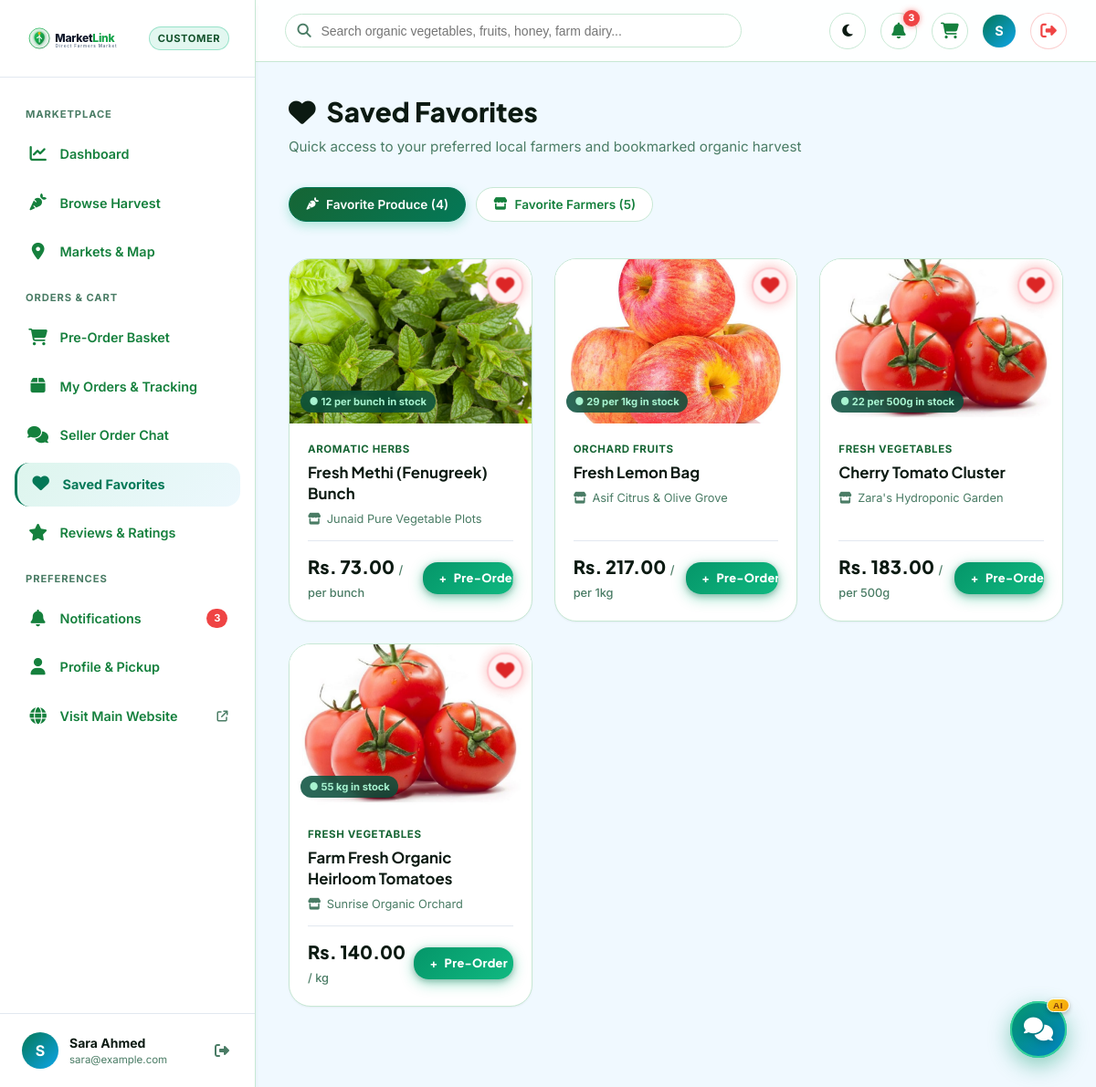
/customer/favorites.php (signed in), run on the app's committed database.
### tables this page shows
CREATE TABLE `customer_profiles` (
  `customer_id` int(11) NOT NULL,
  `full_name` varchar(100) NOT NULL,
  `default_address` text DEFAULT NULL,
  `saved_latitude` decimal(10,8) DEFAULT NULL,
  `saved_longitude` decimal(11,8) DEFAULT NULL,
  `created_at` datetime DEFAULT current_timestamp()
);

CREATE TABLE `users` (
  `user_id` int(11) NOT NULL,
  `username` varchar(50) NOT NULL,
  `email` varchar(100) NOT NULL,
  `password_hash` varchar(255) NOT NULL,
  `role` enum('admin','farmer','customer') NOT NULL,
  `status` enum('active','suspended','inactive') DEFAULT 'active',
  `phone_number` varchar(20) DEFAULT NULL,
  `profile_image` varchar(255) DEFAULT NULL,
  `created_at` datetime DEFAULT current_timestamp(),
  `updated_at` datetime DEFAULT current_timestamp() ON UPDATE current_timestamp()
);

CREATE TABLE `favorite_products` (
  `favorite_id` int(11) NOT NULL,
  `customer_id` int(11) NOT NULL,
  `product_id` int(11) NOT NULL,
  `created_at` datetime DEFAULT current_timestamp()
);

CREATE TABLE `products` (
  `product_id` int(11) NOT NULL,
  `farmer_id` int(11) NOT NULL,
  `category_id` int(11) NOT NULL,
  `product_name` varchar(100) NOT NULL,
  `description` text DEFAULT NULL,
  `unit` varchar(30) NOT NULL,
  `is_recurring_template` tinyint(1) DEFAULT 1,
  `image_url` varchar(255) DEFAULT NULL,
  `created_at` datetime DEFAULT current_timestamp(),
  `updated_at` datetime DEFAULT current_timestamp() ON UPDATE current_timestamp()
);

CREATE TABLE `product_categories` (
  `category_id` int(11) NOT NULL,
  `category_name` varchar(50) NOT NULL,
  `description` varchar(255) DEFAULT NULL,
  `category_image` varchar(255) DEFAULT NULL,
  `is_active` tinyint(1) DEFAULT 1,
  `created_at` datetime DEFAULT current_timestamp()
);

CREATE TABLE `farmer_profiles` (
  `farmer_id` int(11) NOT NULL,
  `stall_name` varchar(120) NOT NULL,
  `contact_person` varchar(100) NOT NULL,
  `business_phone` varchar(20) NOT NULL,
  `business_email` varchar(100) DEFAULT NULL,
  `description` text DEFAULT NULL,
  `address` text NOT NULL,
  `latitude` decimal(10,8) NOT NULL,
  `longitude` decimal(11,8) NOT NULL,
  `order_cutoff_time` time DEFAULT '18:00:00',
  `approval_status` enum('pending','approved','rejected','suspended') DEFAULT 'pending',
  `created_at` datetime DEFAULT current_timestamp(),
  `updated_at` datetime DEFAULT current_timestamp() ON UPDATE current_timestamp()
);

### config/db.php (called while the page is built, shortened)
<?php
function resolveImageUrl(?string $imageUrl, string $fallback = ''): string {
    return BASE_URL . '/' . ltrim($imageUrl, '/');
}

### customer/favorites.php (the view, shortened to what this page needs)
<?php
$activePage = 'favorites';
require_once __DIR__ . '/includes/customer_header.php';
$currentTab = $_GET['tab'] ?? 'products';
$favProdStmt = $pdo->prepare("SELECT fp_fav.favorite_id, fp_fav.created_at as saved_at,
                                     p.product_id, p.product_name, p.unit, p.image_url,
                                     pc.category_name,
                                     fp.stall_name,
                                     wi.stall_id, wi.price, wi.stock_quantity, wi.is_available
                              FROM favorite_products fp_fav
                              JOIN products p ON fp_fav.product_id = p.product_id
                              JOIN product_categories pc ON p.category_id = pc.category_id
                              JOIN farmer_profiles fp ON p.farmer_id = fp.farmer_id
                              LEFT JOIN weekly_inventory wi ON p.product_id = wi.product_id
                              WHERE fp_fav.customer_id = :uid AND fp.approval_status = 'approved'
                              GROUP BY p.product_id
                              ORDER BY fp_fav.favorite_id DESC");
$favProdStmt->execute([':uid' => $currentUserId]);
$favProducts = $favProdStmt->fetchAll();
$favFarmStmt = $pdo->prepare("SELECT ff.favorite_id, ff.created_at as saved_at,
                                     fp.farmer_id, fp.stall_name, fp.contact_person, fp.business_phone, fp.description,
                                     m.market_name, m.operating_days, m.operating_hours,
                                     fms.stall_number_location, fms.market_id
                              FROM favorite_farmers ff
                              JOIN farmer_profiles fp ON ff.farmer_id = fp.farmer_id
                              LEFT JOIN farmer_market_stalls fms ON fp.farmer_id = fms.farmer_id
                              LEFT JOIN markets m ON fms.market_id = m.market_id
                              WHERE ff.customer_id = :uid AND fp.approval_status = 'approved'
                              GROUP BY fp.farmer_id
                              ORDER BY ff.favorite_id DESC");
$favFarmStmt->execute([':uid' => $currentUserId]);
$favFarmers = $favFarmStmt->fetchAll();
?>
<div class="page-header-row">
  <div>
    <h1 class="page-heading">
      <span><i class="fa-solid fa-heart" aria-hidden="true"></i></span> Saved Favorites
    </h1>
    <p class="page-subheading">
      Quick access to your preferred local farmers and bookmarked organic harvest
    </p>
  </div>
</div>
<div class="filter-pills-row" style="margin-bottom:2rem;">
  <a href="<?= BASE_URL ?>/customer/favorites.php?tab=products" class="filter-pill <?= ($currentTab === 'products') ? 'active' : '' ?>">
    <i class="fa-solid fa-carrot" aria-hidden="true"></i> Favorite Produce (<?= count($favProducts) ?>)
  </a>
  <a href="<?= BASE_URL ?>/customer/favorites.php?tab=farmers" class="filter-pill <?= ($currentTab === 'farmers') ? 'active' : '' ?>">
    <i class="fa-solid fa-store" aria-hidden="true"></i> Favorite Farmers (<?= count($favFarmers) ?>)
  </a>
</div>
<?php if ($currentTab === 'products'): ?>
  <?php if (!empty($favProducts)): ?>
    <div class="products-catalog-grid">
      <?php foreach ($favProducts as $prod): ?>
        <div class="product-item-card" id="fav-prod-card-<?= $prod['product_id'] ?>">
          <div class="product-thumb-container">
            <img src="<?= htmlspecialchars(resolveImageUrl($prod['image_url'])) ?>" alt="" class="product-thumb-img" onerror="this.onerror=null; this.src='<?= BASE_URL ?>/assets/images/cat-vegetables.svg';">
            <button type="button" class="product-fav-btn js-fav-toggle is-favorite"
                    data-type="product" data-id="<?= $prod['product_id'] ?>" title="Remove from favorites" aria-label="Remove favorite">
              <i class="fa-solid fa-heart" aria-hidden="true"></i>
            </button>
            <span class="product-stock-tag">
              ● <?= (int)$prod['stock_quantity'] ?> <?= htmlspecialchars($prod['unit']) ?> in stock
            </span>
          </div>
          <div class="product-card-body">
            <div class="product-category-label"><?= htmlspecialchars($prod['category_name']) ?></div>
            <h4 class="product-card-title"><?= htmlspecialchars($prod['product_name']) ?></h4>
            <div class="product-farmer-meta">
              <span><i class="fa-solid fa-store" aria-hidden="true"></i></span> <span><?= htmlspecialchars($prod['stall_name']) ?></span>
            </div>
            <div class="product-card-price-row">
              <div>
                <span class="product-price-val">Rs. <?= number_format($prod['price'], 2) ?></span>
                <span class="product-unit-val">/ <?= htmlspecialchars($prod['unit']) ?></span>
              </div>
              <button type="button" class="btn-add-cart" onclick="addToPreOrder(<?= $prod['product_id'] ?>, <?= $prod['stall_id'] ?? 1 ?>, 1)">
                <span>+</span> Pre-Order
              </button>
            </div>
          </div>
        </div>
      <?php endforeach; ?>
    </div>
  <?php endif; ?>
<?php endif; ?>
<?php require_once __DIR__ . '/includes/customer_footer.php'; ?>

### customer/includes/customer_header.php (shortened to what this page needs)
<?php
require_once __DIR__ . '/../../config/db.php';
$pdo = getDBConnection();
$currentUserId = $_SESSION['user_id'];
$stmt = $pdo->prepare("SELECT u.user_id, u.username, u.email, u.phone_number, cp.full_name, cp.default_address
                       FROM users u
                       LEFT JOIN customer_profiles cp ON u.user_id = cp.customer_id
                       WHERE u.user_id = :uid LIMIT 1");
$stmt->execute([':uid' => $currentUserId]);
$customerUser = $stmt->fetch();
$displayName = !empty($customerUser['full_name']) ? $customerUser['full_name'] : $customerUser['username'];
$unreadStmt = $pdo->prepare("SELECT COUNT(*) FROM notifications WHERE user_id = :uid AND is_read = 0");
$unreadStmt->execute([':uid' => $currentUserId]);
$unreadNotifsCount = (int)$unreadStmt->fetchColumn();
$activePage = $activePage ?? 'dashboard';
?>
<!DOCTYPE html>
<html lang="en">
<head>
  <link rel="stylesheet" href="https://cdnjs.cloudflare.com/ajax/libs/font-awesome/6.7.2/css/all.min.css">
  <link rel="stylesheet" href="<?= BASE_URL ?>/assets/css/main.css">
  <link rel="stylesheet" href="<?= BASE_URL ?>/assets/css/home.css">
  <link rel="stylesheet" href="<?= BASE_URL ?>/assets/css/customer.css">
  <link rel="stylesheet" href="<?= BASE_URL ?>/assets/css/responsive.css">
  <link rel="stylesheet" href="<?= BASE_URL ?>/assets/css/ai-assistant.css">
  <link rel="stylesheet" href="https://unpkg.com/leaflet@1.9.4/dist/leaflet.css"/>
</head>
<body>
<div class="customer-layout">
  <?php require_once __DIR__ . '/customer_sidebar.php'; ?>
  <div class="customer-main">
    <header class="customer-topbar">
      <div class="topbar-left">
        <form action="<?= BASE_URL ?>/customer/products.php" method="GET" class="topbar-search-box">
          <span class="topbar-search-icon"><i class="fa-solid fa-magnifying-glass" aria-hidden="true"></i></span>
          <input type="text" name="search" class="topbar-search-input" placeholder="Search organic vegetables, fruits, honey, farm dairy..." value="<?= htmlspecialchars($_GET['search'] ?? '') ?>">
        </form>
      </div>
      <div class="topbar-right">
        <button type="button" class="theme-toggle-btn" aria-label="Toggle theme mode" title="Toggle theme">
          <span class="theme-toggle-icon"><i class="fa-solid fa-moon" aria-hidden="true"></i></span>
        </button>
        <a href="<?= BASE_URL ?>/customer/notifications.php" class="topbar-btn" title="Notifications">
          <i class="fa-solid fa-bell" aria-hidden="true"></i>
          <?php if ($unreadNotifsCount > 0): ?>
            <span class="topbar-badge"><?= $unreadNotifsCount ?></span>
          <?php endif; ?>
        </a>
        <a href="<?= BASE_URL ?>/customer/cart.php" class="topbar-btn" title="Pre-Order Basket">
          <i class="fa-solid fa-cart-shopping" aria-hidden="true"></i>
        </a>
        <a href="<?= BASE_URL ?>/customer/profile.php" style="text-decoration:none; display:flex; align-items:center; gap:0.65rem;">
          <div class="sidebar-user-avatar" style="width:36px; height:36px; font-size:0.9rem;">
            <?= strtoupper(substr($displayName, 0, 1)) ?>
          </div>
        </a>
        <a href="<?= BASE_URL ?>/logout.php" class="topbar-btn" title="Sign Out" style="color:var(--rose-500, #ef4444); border-color:rgba(239,68,68,0.25);">
          <i class="fa-solid fa-right-from-bracket" aria-hidden="true"></i>
        </a>
      </div>
    </header>
    <main class="customer-content">

### customer/includes/customer_sidebar.php (shortened to what this page needs)
<aside class="customer-sidebar">
  <div class="sidebar-brand">
    <a href="<?= BASE_URL ?>/index.php" style="display:flex; align-items:center; gap:0.6rem; text-decoration:none;">
      <img src="<?= BASE_URL ?>/assets/images/logo.svg" alt="MarketLink" class="sidebar-brand-img dashboard-logo-light">
    </a>
    <span class="sidebar-badge">Customer</span>
  </div>
  <nav class="sidebar-nav">
    <div class="sidebar-nav-title">Marketplace</div>
    <a href="<?= BASE_URL ?>/customer/dashboard.php" class="sidebar-link <?= ($activePage === 'dashboard') ? 'active' : '' ?>">
      <div class="sidebar-link-content">
        <span class="sidebar-link-icon"><i class="fa-solid fa-chart-line" aria-hidden="true"></i></span>
        <span>Dashboard</span>
      </div>
    </a>
    <a href="<?= BASE_URL ?>/customer/products.php" class="sidebar-link <?= ($activePage === 'products') ? 'active' : '' ?>">
      <div class="sidebar-link-content">
        <span class="sidebar-link-icon"><i class="fa-solid fa-carrot" aria-hidden="true"></i></span>
        <span>Browse Harvest</span>
      </div>
    </a>
    <a href="<?= BASE_URL ?>/customer/markets.php" class="sidebar-link <?= ($activePage === 'markets') ? 'active' : '' ?>">
      <div class="sidebar-link-content">
        <span class="sidebar-link-icon"><i class="fa-solid fa-location-dot" aria-hidden="true"></i></span>
        <span>Markets & Map</span>
      </div>
    </a>
    <div class="sidebar-nav-title">Orders & Cart</div>
    <a href="<?= BASE_URL ?>/customer/cart.php" class="sidebar-link <?= ($activePage === 'cart') ? 'active' : '' ?>">
      <div class="sidebar-link-content">
        <span class="sidebar-link-icon"><i class="fa-solid fa-cart-shopping" aria-hidden="true"></i></span>
        <span>Pre-Order Basket</span>
      </div>
    </a>
    <a href="<?= BASE_URL ?>/customer/orders.php" class="sidebar-link <?= ($activePage === 'orders') ? 'active' : '' ?>">
      <div class="sidebar-link-content">
        <span class="sidebar-link-icon"><i class="fa-solid fa-box" aria-hidden="true"></i></span>
        <span>My Orders & Tracking</span>
      </div>
    </a>
    <a href="<?= BASE_URL ?>/customer/chat.php" class="sidebar-link <?= ($activePage === 'chat') ? 'active' : '' ?>">
      <div class="sidebar-link-content">
        <span class="sidebar-link-icon"><i class="fa-solid fa-comments" aria-hidden="true"></i></span>
        <span>Seller Order Chat</span>
      </div>
    </a>
    <a href="<?= BASE_URL ?>/customer/favorites.php" class="sidebar-link <?= ($activePage === 'favorites') ? 'active' : '' ?>">
      <div class="sidebar-link-content">
        <span class="sidebar-link-icon"><i class="fa-solid fa-heart" aria-hidden="true"></i></span>
        <span>Saved Favorites</span>
      </div>
    </a>
    <a href="<?= BASE_URL ?>/customer/reviews.php" class="sidebar-link <?= ($activePage === 'reviews') ? 'active' : '' ?>">
      <div class="sidebar-link-content">
        <span class="sidebar-link-icon"><i class="fa-solid fa-star" aria-hidden="true"></i></span>
        <span>Reviews & Ratings</span>
      </div>
    </a>
    <div class="sidebar-nav-title">Preferences</div>
    <a href="<?= BASE_URL ?>/customer/notifications.php" class="sidebar-link <?= ($activePage === 'notifications') ? 'active' : '' ?>">
      <div class="sidebar-link-content">
        <span class="sidebar-link-icon"><i class="fa-solid fa-bell" aria-hidden="true"></i></span>
        <span>Notifications</span>
      </div>
      <?php if ($unreadNotifsCount > 0): ?>
        <span class="sidebar-count-badge" style="background:#ef4444;"><?= $unreadNotifsCount ?></span>
      <?php endif; ?>
    </a>
    <a href="<?= BASE_URL ?>/customer/profile.php" class="sidebar-link <?= ($activePage === 'profile') ? 'active' : '' ?>">
      <div class="sidebar-link-content">
        <span class="sidebar-link-icon"><i class="fa-solid fa-user" aria-hidden="true"></i></span>
        <span>Profile & Pickup</span>
      </div>
    </a>
    <a href="<?= BASE_URL ?>/index.php" class="sidebar-link" target="_blank">
      <div class="sidebar-link-content">
        <span class="sidebar-link-icon"><i class="fa-solid fa-globe" aria-hidden="true"></i></span>
        <span>Visit Main Website</span>
      </div>
      <span style="font-size:0.75rem; color:var(--text-muted);"><i class="fa-solid fa-arrow-up-right-from-square" aria-hidden="true"></i></span>
    </a>
  </nav>
  <div class="sidebar-footer">
    <div class="sidebar-user-card">
      <div class="sidebar-user-avatar">
        <?= strtoupper(substr($displayName, 0, 1)) ?>
      </div>
      <div class="sidebar-user-details">
        <div class="sidebar-user-name" title="<?= htmlspecialchars($displayName) ?>"><?= htmlspecialchars($displayName) ?></div>
        <div class="sidebar-user-role"><?= htmlspecialchars($customerUser['email']) ?></div>
      </div>
      <a href="<?= BASE_URL ?>/logout.php" title="Sign Out" style="color:var(--text-muted); display:flex; align-items:center; justify-content:center; text-decoration:none; padding:4px; border-radius:6px; transition:color 0.2s ease;">
        <i class="fa-solid fa-right-from-bracket" aria-hidden="true"></i>
      </a>
    </div>
  </div>
</aside>

### data on the page
customer_profiles: full_name "S", full_name "Sara Ahmed", customer_id.email "sara@example.com"
favorite_products: product.image_url (picture), stock_quantity "12", product.unit "per bunch", product_categories.category_name "AROMATIC HERBS", product.product_name "Fresh Methi (Fenugreek) Bunch", farmer_profiles.stall_name "Junaid Pure Vegetable Plots", price "73.00"
favorite_products: product.image_url (picture), stock_quantity "29", product.unit "per 1kg", product_categories.category_name "ORCHARD FRUITS", product.product_name "Fresh Lemon Bag", farmer_profiles.stall_name "Asif Citrus & Olive Grove", price "217.00"
favorite_products: product.image_url (picture), stock_quantity "22", product.unit "per 500g", product_categories.category_name "FRESH VEGETABLES", product.product_name "Cherry Tomato Cluster", farmer_profiles.stall_name "Zara's Hydroponic Garden", price "183.00"
favorite_products: product.image_url (picture), stock_quantity "55", product.unit "kg", product_categories.category_name "FRESH VEGETABLES", product.product_name "Farm Fresh Organic Heirloom Tomatoes", farmer_profiles.stall_name "Sunrise Organic Orchard", price "140.00"

### other printed values
$unreadNotifsCount "3"
count($favProducts) "4"
count($favFarmers) "5"
